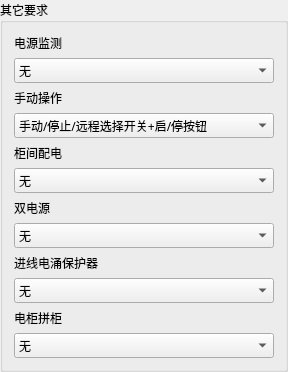
       <widget class="QGroupBox" name="groupBox_7">
        <property name="geometry">
         <rect>
          <x>860</x>
          <y>20</y>
          <width>281</width>
          <height>301</height>
         </rect>
        </property>
        <property name="font">
         <font>
          <family>微软雅黑</family>
         </font>
        </property>
        <property name="title">
         <string>其它要求</string>
        </property>
        <layout class="QVBoxLayout" name="verticalLayout_6">
         <item>
          <widget class="QLabel" name="label_90">
           <property name="sizePolicy">
            <sizepolicy hsizetype="Preferred" vsizetype="Preferred">
             <horstretch>0</horstretch>
             <verstretch>0</verstretch>
            </sizepolicy>
           </property>
           <property name="font">
            <font>
             <family>微软雅黑</family>
            </font>
           </property>
           <property name="text">
            <string>电源监测</string>
           </property>
          </widget>
         </item>
         <item>
          <widget class="QComboBox" name="comboBox_90">
           <property name="sizePolicy">
            <sizepolicy hsizetype="Preferred" vsizetype="Preferred">
             <horstretch>0</horstretch>
             <verstretch>0</verstretch>
            </sizepolicy>
           </property>
           <property name="font">
            <font>
             <family>微软雅黑</family>
            </font>
           </property>
           <item>
            <property name="text">
             <string>无</string>
            </property>
           </item>
           <item>
            <property name="text">
             <string>相序及缺相监测</string>
            </property>
           </item>
           <item>
            <property name="text">
             <string>多功能电度表</string>
            </property>
           </item>
          </widget>
         </item>
         <item>
          <widget class="QLabel" name="label_91">
           <property name="sizePolicy">
            <sizepolicy hsizetype="Preferred" vsizetype="Preferred">
             <horstretch>0</horstretch>
             <verstretch>0</verstretch>
            </sizepolicy>
           </property>
           <property name="font">
            <font>
             <family>微软雅黑</family>
            </font>
           </property>
           <property name="text">
            <string>手动操作</string>
           </property>
          </widget>
         </item>
         <item>
          <widget class="QComboBox" name="comboBox_91">
           <property name="sizePolicy">
            <sizepolicy hsizetype="Preferred" vsizetype="Preferred">
             <horstretch>0</horstretch>
             <verstretch>0</verstretch>
            </sizepolicy>
           </property>
           <property name="font">
            <font>
             <family>微软雅黑</family>
            </font>
           </property>
           <item>
            <property name="text">
             <string>手动/停止/远程选择开关+启/停按钮</string>
            </property>
           </item>
           <item>
            <property name="text">
             <string>触摸屏手动操作+变频器控制盘手动操作</string>
            </property>
           </item>
           <item>
            <property name="text">
             <string>手动/停止/自动选择开关+启/停按钮+电位器</string>
            </property>
           </item>
           <item>
            <property name="text">
             <string>手动/停止/自动选择开关+启/停按钮</string>
            </property>
           </item>
          </widget>
         </item>
         <item>
          <widget class="QLabel" name="label_92">
           <property name="sizePolicy">
            <sizepolicy hsizetype="Preferred" vsizetype="Preferred">
             <horstretch>0</horstretch>
             <verstretch>0</verstretch>
            </sizepolicy>
           </property>
           <property name="font">
            <font>
             <family>微软雅黑</family>
            </font>
           </property>
           <property name="text">
            <string>柜间配电</string>
           </property>
          </widget>
         </item>
         <item>
          <widget class="QComboBox" name="comboBox_92">
           <property name="sizePolicy">
            <sizepolicy hsizetype="Preferred" vsizetype="Preferred">
             <horstretch>0</horstretch>
             <verstretch>0</verstretch>
            </sizepolicy>
           </property>
           <property name="font">
            <font>
             <family>微软雅黑</family>
            </font>
           </property>
           <item>
            <property name="text">
             <string>无</string>
            </property>
           </item>
           <item>
            <property name="text">
             <string>总进线电缆+总开关</string>
            </property>
           </item>
           <item>
            <property name="text">
             <string>总进线单铜排无总开关</string>
            </property>
           </item>
           <item>
            <property name="text">
             <string>没泵一路电源无总开关</string>
            </property>
           </item>
           <item>
            <property name="text">
             <string>无动力配电(客户提供分开关)</string>
            </property>
           </item>
           <item>
            <property name="text">
             <string>工厂定义</string>
            </property>
           </item>
          </widget>
         </item>
         <item>
          <widget class="QLabel" name="label_93">
           <property name="sizePolicy">
            <sizepolicy hsizetype="Preferred" vsizetype="Preferred">
             <horstretch>0</horstretch>
             <verstretch>0</verstretch>
            </sizepolicy>
           </property>
           <property name="font">
            <font>
             <family>微软雅黑</family>
            </font>
           </property>
           <property name="text">
            <string>双电源</string>
           </property>
          </widget>
         </item>
         <item>
          <widget class="QComboBox" name="comboBox_93">
           <property name="sizePolicy">
            <sizepolicy hsizetype="Preferred" vsizetype="Preferred">
             <horstretch>0</horstretch>
             <verstretch>0</verstretch>
            </sizepolicy>
           </property>
           <property name="font">
            <font>
             <family>微软雅黑</family>
            </font>
           </property>
           <item>
            <property name="text">
             <string>无</string>
            </property>
           </item>
           <item>
            <property name="text">
             <string>有</string>
            </property>
           </item>
          </widget>
         </item>
         <item>
          <widget class="QLabel" name="label_94">
           <property name="sizePolicy">
            <sizepolicy hsizetype="Preferred" vsizetype="Preferred">
             <horstretch>0</horstretch>
             <verstretch>0</verstretch>
            </sizepolicy>
           </property>
           <property name="font">
            <font>
             <family>微软雅黑</family>
            </font>
           </property>
           <property name="text">
            <string>进线电涌保护器</string>
           </property>
          </widget>
         </item>
         <item>
          <widget class="QComboBox" name="comboBox_94">
           <property name="sizePolicy">
            <sizepolicy hsizetype="Preferred" vsizetype="Preferred">
             <horstretch>0</horstretch>
             <verstretch>0</verstretch>
            </sizepolicy>
           </property>
           <property name="font">
            <font>
             <family>微软雅黑</family>
            </font>
           </property>
           <item>
            <property name="text">
             <string>无</string>
            </property>
           </item>
           <item>
            <property name="text">
             <string>二级防雷</string>
            </property>
           </item>
           <item>
            <property name="text">
             <string>一级防雷</string>
            </property>
           </item>
          </widget>
         </item>
         <item>
          <widget class="QLabel" name="label_95">
           <property name="sizePolicy">
            <sizepolicy hsizetype="Preferred" vsizetype="Preferred">
             <horstretch>0</horstretch>
             <verstretch>0</verstretch>
            </sizepolicy>
           </property>
           <property name="font">
            <font>
             <family>微软雅黑</family>
            </font>
           </property>
           <property name="text">
            <string>电柜拼柜</string>
           </property>
          </widget>
         </item>
         <item>
          <widget class="QComboBox" name="comboBox_95">
           <property name="sizePolicy">
            <sizepolicy hsizetype="Preferred" vsizetype="Preferred">
             <horstretch>0</horstretch>
             <verstretch>0</verstretch>
            </sizepolicy>
           </property>
           <property name="font">
            <font>
             <family>微软雅黑</family>
            </font>
           </property>
           <item>
            <property name="text">
             <string>无</string>
            </property>
           </item>
           <item>
            <property name="text">
             <string>有</string>
            </property>
           </item>
          </widget>
         </item>
         <item>
          <spacer name="verticalSpacer_5">
           <property name="orientation">
            <enum>Qt::Vertical</enum>
           </property>
           <property name="sizeHint" stdset="0">
            <size>
             <width>20</width>
             <height>40</height>
            </size>
           </property>
          </spacer>
         </item>
        </layout>
       </widget>
